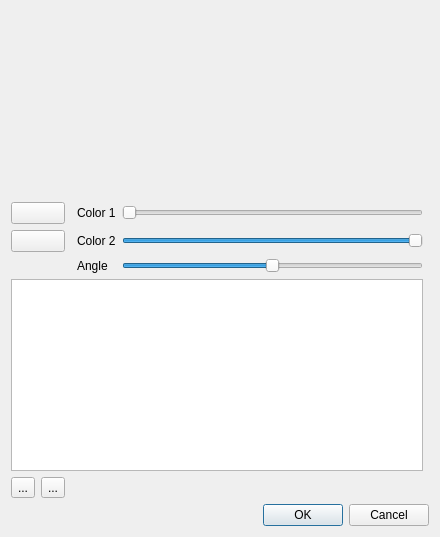
<?xml version="1.0" encoding="UTF-8"?>
<ui version="4.0">
 <author>
SPDX-FileCopyrightText: none
SPDX-License-Identifier: GPL-3.0-or-later OR LicenseRef-KDE-Accepted-GPL
 </author>
 <class>GradientEdit_UI</class>
 <widget class="QDialog" name="GradientEdit_UI">
  <property name="geometry">
   <rect>
    <x>0</x>
    <y>0</y>
    <width>440</width>
    <height>537</height>
   </rect>
  </property>
  <property name="windowTitle">
   <string>Dialog</string>
  </property>
  <layout class="QGridLayout" name="gridLayout">
   <item row="2" column="3">
    <widget class="QLabel" name="label_3">
     <property name="text">
      <string>Color 2</string>
     </property>
    </widget>
   </item>
   <item row="2" column="4">
    <widget class="QSlider" name="color2_pos">
     <property name="maximum">
      <number>100</number>
     </property>
     <property name="value">
      <number>100</number>
     </property>
     <property name="orientation">
      <enum>Qt::Horizontal</enum>
     </property>
    </widget>
   </item>
   <item row="1" column="0" colspan="2">
    <widget class="KColorButton" name="color1">
     <property name="sizePolicy">
      <sizepolicy hsizetype="Minimum" vsizetype="Fixed">
       <horstretch>0</horstretch>
       <verstretch>0</verstretch>
      </sizepolicy>
     </property>
     <property name="flat">
      <bool>false</bool>
     </property>
     <property name="color">
      <color>
       <red>255</red>
       <green>255</green>
       <blue>255</blue>
      </color>
     </property>
     <property name="defaultColor">
      <color>
       <red>0</red>
       <green>0</green>
       <blue>0</blue>
      </color>
     </property>
     <property name="alphaChannelEnabled">
      <bool>true</bool>
     </property>
    </widget>
   </item>
   <item row="1" column="4">
    <widget class="QSlider" name="color1_pos">
     <property name="maximum">
      <number>100</number>
     </property>
     <property name="orientation">
      <enum>Qt::Horizontal</enum>
     </property>
    </widget>
   </item>
   <item row="4" column="0" colspan="5">
    <widget class="QListWidget" name="gradient_list"/>
   </item>
   <item row="0" column="0" colspan="6">
    <widget class="QLabel" name="preview">
     <property name="sizePolicy">
      <sizepolicy hsizetype="MinimumExpanding" vsizetype="MinimumExpanding">
       <horstretch>0</horstretch>
       <verstretch>0</verstretch>
      </sizepolicy>
     </property>
     <property name="text">
      <string/>
     </property>
    </widget>
   </item>
   <item row="3" column="3">
    <widget class="QLabel" name="label_4">
     <property name="text">
      <string>Angle</string>
     </property>
    </widget>
   </item>
   <item row="3" column="4">
    <widget class="QSlider" name="angle">
     <property name="minimum">
      <number>0</number>
     </property>
     <property name="maximum">
      <number>180</number>
     </property>
     <property name="value">
      <number>90</number>
     </property>
     <property name="orientation">
      <enum>Qt::Horizontal</enum>
     </property>
    </widget>
   </item>
   <item row="1" column="3">
    <widget class="QLabel" name="label_2">
     <property name="text">
      <string>Color 1</string>
     </property>
    </widget>
   </item>
   <item row="5" column="1">
    <widget class="QToolButton" name="remove_gradient">
     <property name="text">
      <string>...</string>
     </property>
     <property name="icon">
      <iconset theme="list-remove"/>
     </property>
    </widget>
   </item>
   <item row="6" column="3" colspan="3">
    <widget class="QDialogButtonBox" name="buttonBox">
     <property name="orientation">
      <enum>Qt::Horizontal</enum>
     </property>
     <property name="standardButtons">
      <set>QDialogButtonBox::Cancel|QDialogButtonBox::Ok</set>
     </property>
    </widget>
   </item>
   <item row="5" column="0">
    <widget class="QToolButton" name="add_gradient">
     <property name="text">
      <string>...</string>
     </property>
     <property name="icon">
      <iconset theme="list-add"/>
     </property>
    </widget>
   </item>
   <item row="2" column="0" colspan="2">
    <widget class="KColorButton" name="color2">
     <property name="sizePolicy">
      <sizepolicy hsizetype="Minimum" vsizetype="Fixed">
       <horstretch>0</horstretch>
       <verstretch>0</verstretch>
      </sizepolicy>
     </property>
     <property name="flat">
      <bool>false</bool>
     </property>
     <property name="color">
      <color>
       <red>0</red>
       <green>0</green>
       <blue>0</blue>
      </color>
     </property>
     <property name="defaultColor">
      <color>
       <red>0</red>
       <green>0</green>
       <blue>0</blue>
      </color>
     </property>
     <property name="alphaChannelEnabled">
      <bool>true</bool>
     </property>
    </widget>
   </item>
  </layout>
 </widget>
 <customwidgets>
  <customwidget>
   <class>KColorButton</class>
   <extends>QPushButton</extends>
   <header>kcolorbutton.h</header>
  </customwidget>
 </customwidgets>
 <resources/>
 <connections>
  <connection>
   <sender>buttonBox</sender>
   <signal>accepted()</signal>
   <receiver>GradientEdit_UI</receiver>
   <slot>accept()</slot>
   <hints>
    <hint type="sourcelabel">
     <x>248</x>
     <y>254</y>
    </hint>
    <hint type="destinationlabel">
     <x>157</x>
     <y>274</y>
    </hint>
   </hints>
  </connection>
  <connection>
   <sender>buttonBox</sender>
   <signal>rejected()</signal>
   <receiver>GradientEdit_UI</receiver>
   <slot>reject()</slot>
   <hints>
    <hint type="sourcelabel">
     <x>316</x>
     <y>260</y>
    </hint>
    <hint type="destinationlabel">
     <x>286</x>
     <y>274</y>
    </hint>
   </hints>
  </connection>
 </connections>
</ui>
